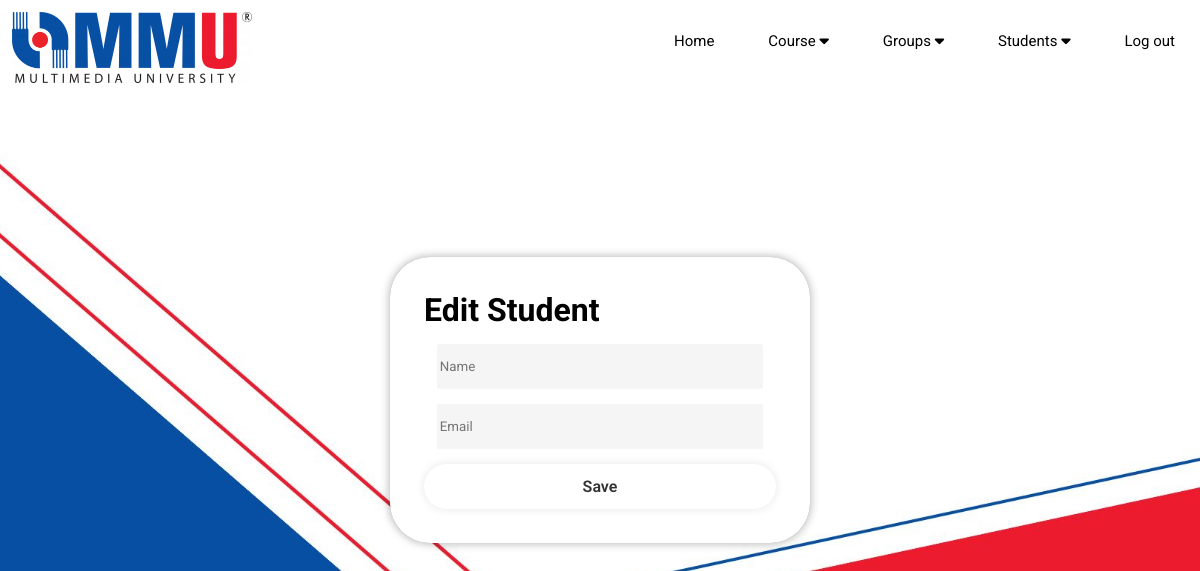
Before: /edit_students?user_id=62 with the older database file.
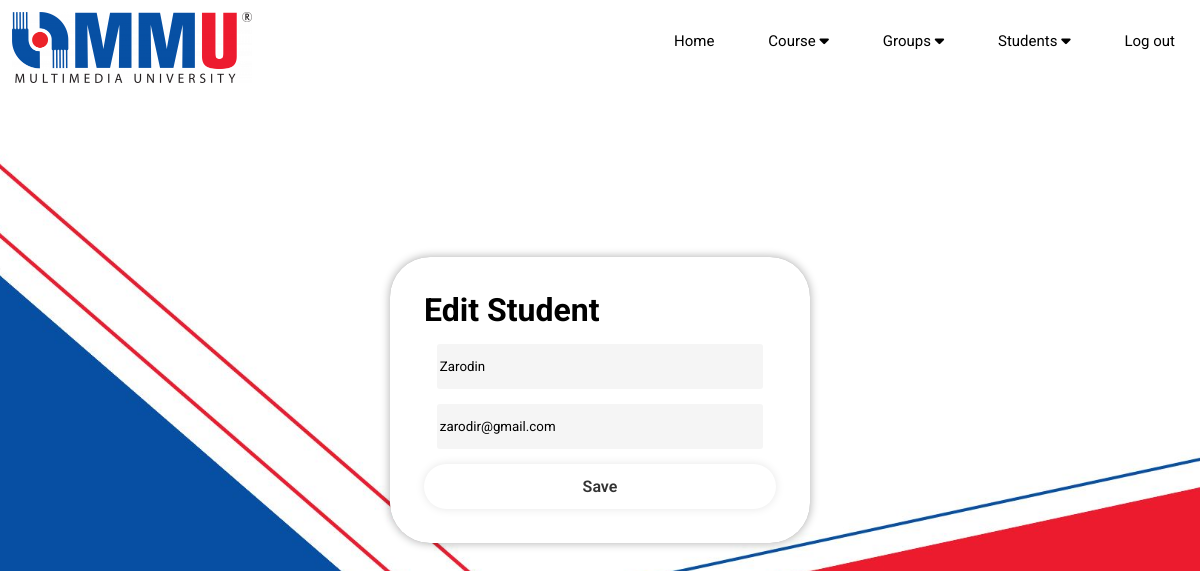
After: the same page with the newer database file.
### tables this page shows
CREATE TABLE "Users" (
	"user_id"	INTEGER NOT NULL,
	"name"	TEXT NOT NULL,
	"email"	TEXT NOT NULL,
	"password"	TEXT NOT NULL,
	PRIMARY KEY("user_id" AUTOINCREMENT)
);

### app.py (the view)
@app.route('/edit_students', methods=['POST', 'GET'])
def edit_students():
    if request.method == 'POST':
        user_id = request.form.get('user_id')
        if user_id:
            name = request.form['name']
            email = request.form['email']
            conn = get_db_connection()
            cursor = conn.cursor()
            try:
                cursor.execute("UPDATE Users SET name = ?, email = ? WHERE user_id = ?", (name, email, user_id))
                conn.commit()
                flash('Student details updated successfully', 'success')
            except Exception as e:
                conn.rollback()
                flash(f'Error updating student details: {str(e)}', 'danger')
            finally:
                conn.close()
            return redirect(url_for('students_list'))
        else:
            flash('User ID not provided', 'danger')
            return redirect(url_for('students_list'))
    else:
        user_id = request.args.get('user_id')
        if user_id:
            conn = get_db_connection()
            cursor = conn.cursor()
            try:
                cursor.execute("SELECT Users.name, Users.email FROM Users WHERE Users.user_id = ?", (user_id,))
                student = cursor.fetchone()
            except Exception as e:
                flash(f'Error retrieving student details: {str(e)}', 'danger')
                student = None
            finally:
                conn.close()
            return render_template('edit_students.html', student=student, user_id=user_id)
        else:
            flash('User ID not provided', 'danger')
            return redirect(url_for('students_list'))

### app.py (called while the page is built)
def get_db_connection():
    conn = sqlite3.connect(DATABASE)
    conn.row_factory = sqlite3.Row
    return conn

### templates/edit_students.html (shortened to what this page needs)
{% extends "layout_lect.html" %}
{% block content %}
    <div class="edit_students">
        <h1>Edit Student</h1>
        <form method="POST" action="{{ url_for('edit_students') }}">
            <div class="form-group-name">
                <input type="text" name="name" class="input_field" value="{{ student['name'] }}" placeholder="Name">
            </div>
            <div class="form-group-name">
                <input type="text" name="email" class="input_field" value="{{ student['email'] }}" placeholder="Email">
            </div>
            <button type="submit" class="btn btn-primary">Save</button>
        </form>
    </div>
{% endblock %}

### templates/layout_lect.html (shortened to what this page needs)
<!DOCTYPE html>
<html lang="en">
    <header class="header">
        <a href='#' class="logo"><img src="/static/MMUlogo.png" alt="MMU Logo" style="width:50%;height:auto;"></a>
        <link rel="stylesheet" type="text/css" href="{{ url_for('static', filename='style_LecturerMenu.css') }}">
        <link rel="stylesheet" href="https://cdnjs.cloudflare.com/ajax/libs/font-awesome/6.5.2/css/all.min.css" />
        <nav class="navbar">
            <ul>
                <li><a href="{{ url_for('home_lec') }}">Home</a></li>
                <li>
                    <a href="#">Course <i class="fas fa-caret-down"></i></a>
                </li>
                <li>
                    <a href="#">Groups <i class="fas fa-caret-down"></i></a>
                </li>
                <li>
                    <a href="#">Students <i class="fas fa-caret-down"></i></a>
                </li>
                <li><a href="{{ url_for('logout') }}">Log out</a></li>
            </ul>
        </nav>
    </header>
    <body>
        {%block content%}
        {%endblock%}
    </body>
</html>

### static/style_LecturerMenu.css (style rules this page uses)
* { padding: 0; margin: 0; box-sizing: border-box; font-family: "Roboto", sans-serif; }
.logo { padding-top: 1%; padding-left: 1%; position: fixed; top: 0; left: 0; }
.header { position: fixed; top: 0; left: 0; width: 100%; height: 70px; box-shadow: 30px 0 20px rgb(255, 255, 255); padding: 10px 30px; background: white; display: flex; justify-content: space-evenly; z-index: 90; }
.navbar { padding-top: 1%; padding-left: 1%; position: fixed; top: 0; right: 0; }
body { display: flex; justify-content: center; align-items: center; min-height: 100vh; background: url(PageBg.jpg) no-repeat; background-attachment: fixed; background-size: cover; background-position: center; image-resolution: 1080; }
ul { list-style: none; background-color: transparent; }
ul li { display: inline-block; position: relative; }
ul li a { display: block; padding: 20px 25px; color: black; text-decoration: none; text-align: center; font-size: 15px; }
input { width: 80%; background: transparent; border: 0; outline: 0; padding: 15px 3px; }
.input_field { background-color: rgba(245, 245, 245, 0.993); margin: 15px 0; border-radius: 3px; display: flex; align-items: center; width: 100%; }
.btn-primary { width: 100%; height: 45px; background: transparent; border: none; outline: none; border-radius: 40px; box-shadow: 0 0 10px rgba(0, 0, 0, .1); cursor: pointer; font-size: 16px; color: #333; font-weight: 600; }
.edit_students { min-width:420px; width: auto; background: rgb(255, 255, 255); color: black; border: 2px solid rgba(255, 255, 255, .2); backdrop-filter: contrast(50%); box-shadow: 0 0 10px rgba(0, 0, 0, 0.329); border-radius: 40px; margin: 0px; padding: 2rem; }
.form-group-name { padding: 0 .8rem; font-size: 16px; }

Changed rows visible on the page:
added Users: name "Zarodin", email "zarodir@gmail.com"
